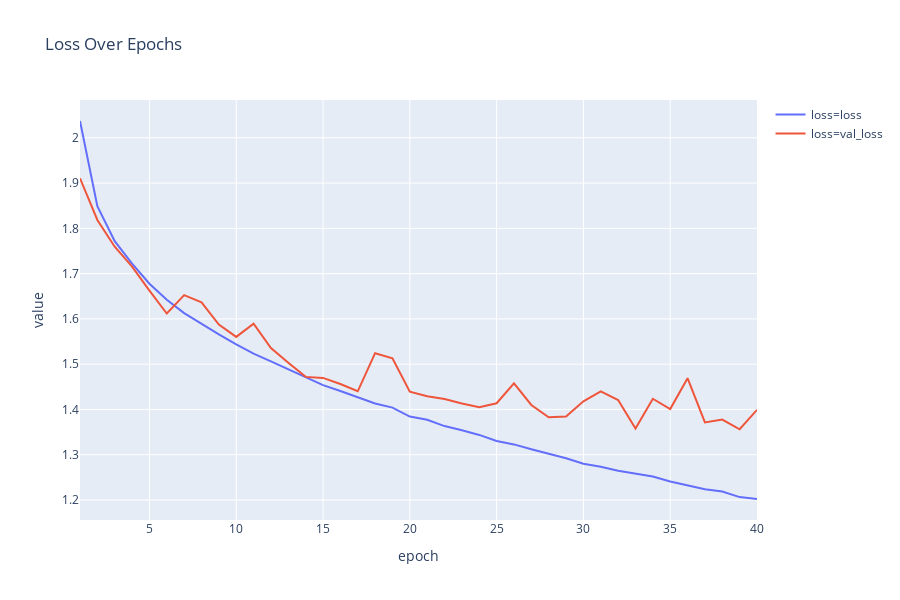

Notebook code cell kept with this figure:
### Code cell
loss1 = loss[['epoch','loss', 'val_loss']].melt(id_vars=['epoch'], var_name='loss')
fig = px.line(loss1, x='epoch', y='value', color='loss', title='Loss Over Epochs')
fig.add_trace
fig.show()
plt.savefig("model02_loss.png")

### Figure 1 — Plotly figure (JSON) as saved in the notebook; plotly's stock layout.template omitted (floating-point values rounded to 4 significant figures)
{"data": [{"hoverlabel": {"namelength": 0}, "hovertemplate": "loss=loss<br>epoch=%{x}<br>value=%{y}", "legendgroup": "loss=loss", "line": {"color": "#636efa", "dash": "solid"}, "mode": "lines", "name": "loss=loss", "showlegend": true, "type": "scatter", "x": [1, 2, 3, 4, 5, 6, 7, 8, 9, 10, 11, 12, 13, 14, 15, 16, 17, 18, 19, 20, 21, 22, 23, 24, 25, 26, 27, 28, 29, 30, 31, 32, 33, 34, 35, 36, 37, 38, 39, 40], "xaxis": "x", "y": [2.037, 1.849, 1.772, 1.722, 1.678, 1.642, 1.613, 1.589, 1.566, 1.544, 1.523, 1.506, 1.489, 1.47, 1.454, 1.441, 1.426, 1.413, 1.404, 1.384, 1.377, 1.363, 1.354, 1.344, 1.33, 1.323, 1.312, 1.302, 1.292, 1.28, 1.273, 1.265, 1.258, 1.252, 1.241, 1.233, 1.224, 1.219, 1.206, 1.202], "yaxis": "y"}, {"hoverlabel": {"namelength": 0}, "hovertemplate": "loss=val_loss<br>epoch=%{x}<br>value=%{y}", "legendgroup": "loss=val_loss", "line": {"color": "#EF553B", "dash": "solid"}, "mode": "lines", "name": "loss=val_loss", "showlegend": true, "type": "scatter", "x": [1, 2, 3, 4, 5, 6, 7, 8, 9, 10, 11, 12, 13, 14, 15, 16, 17, 18, 19, 20, 21, 22, 23, 24, 25, 26, 27, 28, 29, 30, 31, 32, 33, 34, 35, 36, 37, 38, 39, 40], "xaxis": "x", "y": [1.911, 1.819, 1.759, 1.715, 1.662, 1.612, 1.652, 1.637, 1.587, 1.56, 1.59, 1.536, 1.503, 1.472, 1.47, 1.456, 1.44, 1.524, 1.513, 1.439, 1.429, 1.423, 1.413, 1.405, 1.414, 1.458, 1.41, 1.383, 1.384, 1.418, 1.44, 1.421, 1.358, 1.424, 1.401, 1.469, 1.371, 1.378, 1.356, 1.399], "yaxis": "y"}], "layout": {"height": 600, "legend": {"tracegroupgap": 0}, "title": {"text": "Loss Over Epochs"}, "xaxis": {"anchor": "y", "domain": [0, 1], "title": {"text": "epoch"}}, "yaxis": {"anchor": "x", "domain": [0, 1], "title": {"text": "value"}}}}
